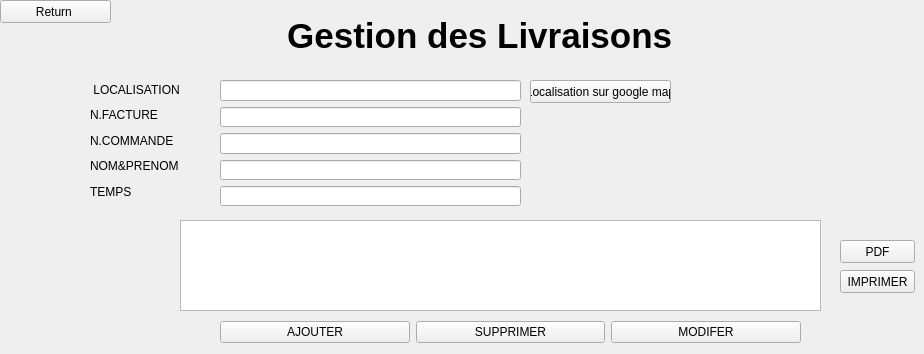
      <widget class="QWidget" name="page_66">
       <widget class="QLabel" name="label_187">
        <property name="geometry">
         <rect>
          <x>190</x>
          <y>10</y>
          <width>601</width>
          <height>51</height>
         </rect>
        </property>
        <property name="font">
         <font>
          <pointsize>26</pointsize>
          <weight>75</weight>
          <bold>true</bold>
         </font>
        </property>
        <property name="text">
         <string>          Gestion des Livraisons</string>
        </property>
       </widget>
       <widget class="QPushButton" name="pushButton_343">
        <property name="geometry">
         <rect>
          <x>0</x>
          <y>0</y>
          <width>111</width>
          <height>23</height>
         </rect>
        </property>
        <property name="text">
         <string>Return </string>
        </property>
       </widget>
       <widget class="QWidget" name="layoutWidget_99">
        <property name="geometry">
         <rect>
          <x>220</x>
          <y>320</y>
          <width>581</width>
          <height>25</height>
         </rect>
        </property>
        <layout class="QHBoxLayout" name="horizontalLayout_24">
         <item>
          <widget class="QPushButton" name="pushButton_344">
           <property name="text">
            <string>AJOUTER</string>
           </property>
          </widget>
         </item>
         <item>
          <widget class="QPushButton" name="pushButton_345">
           <property name="text">
            <string>SUPPRIMER</string>
           </property>
          </widget>
         </item>
         <item>
          <widget class="QPushButton" name="pushButton_346">
           <property name="text">
            <string>MODIFER</string>
           </property>
          </widget>
         </item>
        </layout>
       </widget>
       <widget class="QTableView" name="tableView_33">
        <property name="geometry">
         <rect>
          <x>180</x>
          <y>220</y>
          <width>641</width>
          <height>91</height>
         </rect>
        </property>
       </widget>
       <widget class="QWidget" name="layoutWidget_100">
        <property name="geometry">
         <rect>
          <x>90</x>
          <y>80</y>
          <width>101</width>
          <height>121</height>
         </rect>
        </property>
        <layout class="QVBoxLayout" name="verticalLayout_81">
         <item>
          <widget class="QLabel" name="label_188">
           <property name="text">
            <string> LOCALISATION</string>
           </property>
          </widget>
         </item>
         <item>
          <widget class="QLabel" name="label_189">
           <property name="text">
            <string>N.FACTURE</string>
           </property>
          </widget>
         </item>
         <item>
          <widget class="QLabel" name="label_190">
           <property name="text">
            <string>N.COMMANDE</string>
           </property>
          </widget>
         </item>
         <item>
          <widget class="QLabel" name="label_191">
           <property name="text">
            <string>NOM&amp;PRENOM</string>
           </property>
          </widget>
         </item>
         <item>
          <widget class="QLabel" name="label_192">
           <property name="text">
            <string>TEMPS</string>
           </property>
          </widget>
         </item>
        </layout>
       </widget>
       <widget class="QWidget" name="layoutWidget_101">
        <property name="geometry">
         <rect>
          <x>220</x>
          <y>80</y>
          <width>301</width>
          <height>126</height>
         </rect>
        </property>
        <layout class="QVBoxLayout" name="verticalLayout_82">
         <item>
          <widget class="QLineEdit" name="lineEdit_137"/>
         </item>
         <item>
          <widget class="QLineEdit" name="lineEdit_138"/>
         </item>
         <item>
          <widget class="QLineEdit" name="lineEdit_139"/>
         </item>
         <item>
          <widget class="QLineEdit" name="lineEdit_140"/>
         </item>
         <item>
          <widget class="QLineEdit" name="lineEdit_141"/>
         </item>
        </layout>
       </widget>
       <widget class="QPushButton" name="pushButton_347">
        <property name="geometry">
         <rect>
          <x>530</x>
          <y>80</y>
          <width>141</width>
          <height>23</height>
         </rect>
        </property>
        <property name="text">
         <string>Localisation sur google map</string>
        </property>
       </widget>
       <widget class="QPushButton" name="pushButton_348">
        <property name="geometry">
         <rect>
          <x>840</x>
          <y>240</y>
          <width>75</width>
          <height>23</height>
         </rect>
        </property>
        <property name="text">
         <string>PDF</string>
        </property>
       </widget>
       <widget class="QPushButton" name="pushButton_349">
        <property name="geometry">
         <rect>
          <x>840</x>
          <y>270</y>
          <width>75</width>
          <height>23</height>
         </rect>
        </property>
        <property name="text">
         <string>IMPRIMER</string>
        </property>
       </widget>
      </widget>
